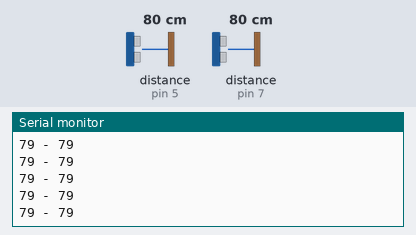
Bench run of a sketch on a simulated Arduino Uno, built with avr-gcc and run on an emulated ATmega328P. Shown: the last lines printed to the serial monitor. Wiring (inferred from the names in the program): 2 × ultrasonic range finder: trigger pin 4, echo pin 5 / trigger pin 6, echo pin 7. The inputs (shaded band) are chosen by the test bench; at power-on: distance to the obstacle (sensors on pin 5, pin 7) 80 cm. The echo pulse lasts 58.3 µs per cm.

Above: at 1.2 s.
1.3 s: distance to the obstacle (sensor on pin 5) set to 2 cm
At 1.34 s:
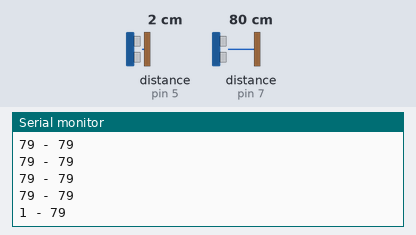
2.8 s: distance to the obstacle (sensor on pin 7) set to 2 cm
At 2.82 s:
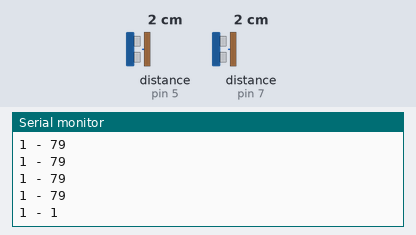
4.3 s: distance to the obstacle (sensor on pin 5) set to 4 cm
At 4.34 s:
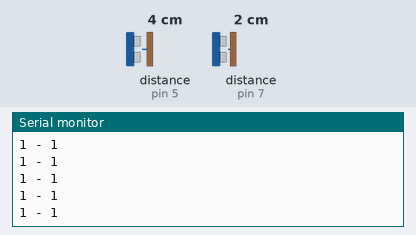
5.8 s: distance to the obstacle (sensor on pin 7) set to 4 cm
At 5.87 s:
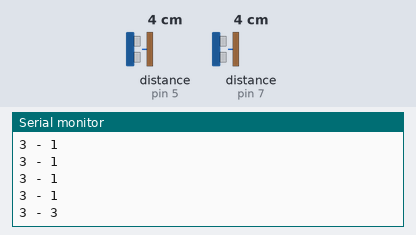
Timing chart, 0 to 8.3 s (numbered marks = the images above; inputs shaded):
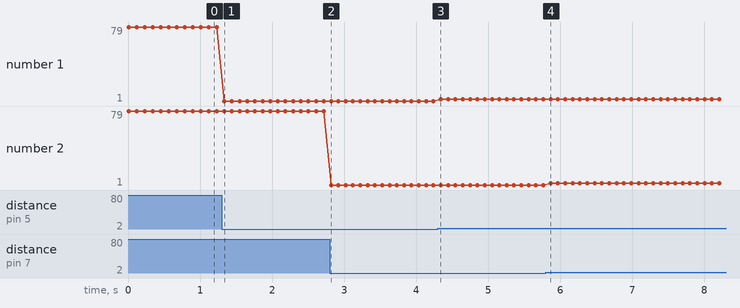

Measured:
- after the input at 1.3 s, the serial monitor: prints a new line at once (image 1)
- after the input at 2.8 s, the serial monitor: prints a new line at once (image 2)
- after the input at 5.8 s, the serial monitor: prints a new line after 0.07 s (image 4)
- plotted number 1: 79 → 1 after the input at 1.3 s, 1 → 3 after the input at 4.3 s

The sketch:

Ultrasonic_Interface2sensor.ino
```cpp
#define trigPin1 6
#define echoPin1 7
#define trigPin2 4
#define echoPin2 5


long duration, distance, RightSensor,BackSensor,FrontSensor,LeftSensor;

void setup()
{
Serial.begin (115200);
pinMode(trigPin1, OUTPUT);
pinMode(echoPin1, INPUT);
pinMode(trigPin2, OUTPUT);
pinMode(echoPin2, INPUT);
  Serial.println("Ultrasonic sensor test code");
  Serial.println("Please place Something in the range of the sensor");

}

void loop() {
SonarSensor(trigPin1, echoPin1);
RightSensor = distance;
//Serial.print("Right Sensor Test : ");
//Serial.println(RightSensor);
SonarSensor(trigPin2, echoPin2);
LeftSensor = distance;
//Serial.print("Left Sensor Test : ");
//Serial.println(LeftSensor);

Serial.print(LeftSensor);
Serial.print(" - ");
Serial.println(RightSensor);

delay(100);
}

void SonarSensor(int trigPin,int echoPin)
{
digitalWrite(trigPin, LOW);
delayMicroseconds(2);
digitalWrite(trigPin, HIGH);
delayMicroseconds(10);
digitalWrite(trigPin, LOW);
duration = pulseIn(echoPin, HIGH);
distance = (duration/2) / 29.1;

}
```
